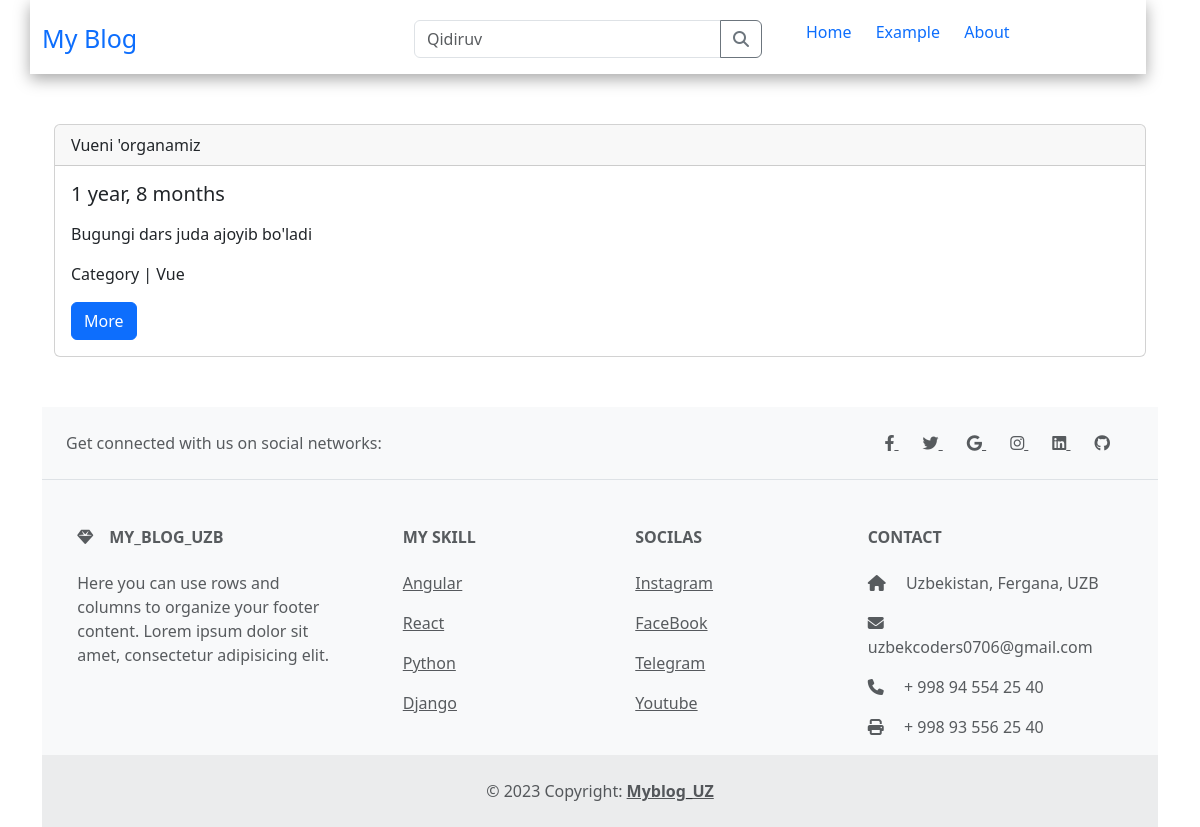
Page /vue/ on the committed database.
### blog/models.py (models this page shows, shortened)
class Post(models.Model):
    ACTIVE = 'active'
    DRAFT = 'draft'
    CHOICES_STATUS = (
        (ACTIVE, 'Active'),
        ( DRAFT,'Draft')
    )
    category = models.ForeignKey(Category, related_name='posts', on_delete=models.CASCADE)
    title = models.CharField(max_length=255)
    slug = models.SlugField()
    intro = models.TextField()
    body = models.TextField()
    created_at = models.DateTimeField(auto_now_add=True)
    status = models.CharField(max_length=10, choices=CHOICES_STATUS, default=ACTIVE)

class Category(models.Model):
    title = models.CharField(max_length=200)
    slug =  models.SlugField()
    class Meta:
        ordering = ('title'),
        verbose_name_plural = 'Categories'
    def __str__(self) -> str:
        return self.title

### blog/views.py (the view)
# urls.py: path('<slug:slug>/', views.category, name='category_detail')
def category(request, slug):
    category = get_object_or_404(Category, slug=slug)
    posts = category.posts.filter(status=Post.ACTIVE)
    return render(request, 'blog/category.html', {'category':category,'posts':posts})

### templates/blog/category.html (shortened to what this page needs)
{% extends 'core/base.html' %}
{% block content %}
    <div class="container">
        {% for post in category.posts.all %}
        <div class="card" style="margin-top: 50px; margin-bottom: 50px;">
            <div class="card-header">
              {{ post.title }}
            </div>
            <div class="card-body">
              <h5 class="card-title">{{ post.created_at|timesince}}</h5>
              <p class="card-text">{{ post.intro }}</p>
              <p>Category | {{ post.category }}</p>
              <a href="{% url 'post_detail' post.category.slug post.slug %}"  class="btn btn-primary" style="text-decoration: none;">More</a>
            </div>
          </div>
        {% endfor %}
    </div>
{% endblock content %}

### static/style.css (style rules this page uses)
body { box-sizing: border-box; font-family: Verdana, Geneva, Tahoma, sans-serif; }

### rows in the picture
Post: title "Vueni 'organamiz", created_at "1 year, 8 months", intro "Bugungi dars juda ajoyib bo'ladi", category "Vue"
